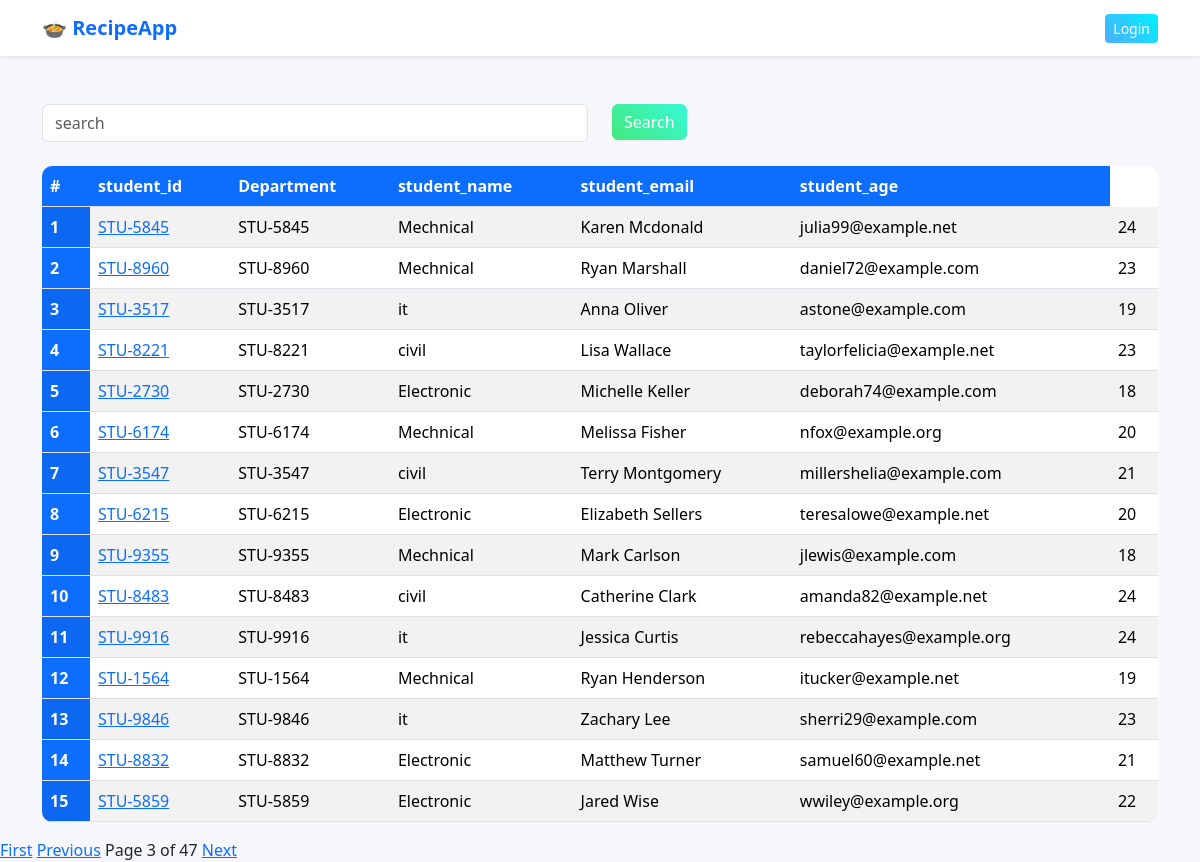
Screenshot of /students/?page=3 with the database file from the repository.
### vege/models.py (models this page shows, shortened)
class Student(models.Model):
    department=models.ForeignKey(
        Department,
        related_name="students",
        on_delete=models.CASCADE )
    student_id=models.CharField(max_length=100)
    student_name=models.CharField(max_length=100)
    student_email=models.EmailField()
    student_age=models.IntegerField(default=18)
    student_address=models.TextField()
    is_deleted=models.BooleanField(default=False)
    objects=StudentManager()
    admin_objects=models.Manager()

class Department(models.Model):
    department=models.CharField(max_length=100)
    class Meta:
        ordering=['department']

### vege/views.py (the view, shortened to what this page needs)
# urls.py: path('students/', get_students, name="successs_page"),
def get_students(request):
    queryset=Student.objects.all()
    paginator = Paginator(queryset,15)
    page_number = request.GET.get('page')  # URL se page number
    if page_number is None:
        page_number=1
    page_obj = paginator.get_page(page_number)
    return render(request,'report/students.html', {'page_obj':page_obj})

### vege/models.py (called while the page is built)
    def get_queryset(self):
        return super().get_queryset().filter(is_deleted=False)

### vege/templates/report/students.html
{% extends "base.html" %}
{% block start %}
<div class="container mt-5">
   <form class="mb-4">
    <div class="row">
    <div class="col-md-6">
        <input class="form-control" name="search" placeholder="search">
    </div>
    <div class="col-md-6">
        <button class="btn btn-success">Search</button>
    </div>
    </div>
    </form>
<table class="table table-striped">
  <thead>
    <tr>
      <th scope="col">#</th>
      <th scope="col">student_id</th>
      <th scope="col">Department</th>
      <th scope="col">student_name</th>
      <th scope="col">student_email</th>
      <th scope="col">student_age</th>
    </tr>
  </thead>
  <tbody>
    {% for student in page_obj %}
    <tr>
      <th scope="row">{{ forloop.counter }}</th>
      <td>
       <a href="{% url 'see_marks' student.student_id %}">
         {{student.student_id}}
       </a>
      </td>
      <td>{{student.student_id}}</td>
      <td>{{student.department.department}}</td>
      <td>{{student.student_name}}</td>
      <td>{{student.student_email}}</td>
      <td>{{student.student_age}}</td>
    </tr>
 {% endfor %}
 </tbody>
 </table>
</div>
<div class="mt-3">
    {% if page_obj.has_previous %}
        <a href="?page=1">First</a>
        <a href="?page={{ page_obj.previous_page_number }}">Previous</a>
    {% endif %}
    <span>
        Page {{ page_obj.number }} of {{ page_obj.paginator.num_pages }}
    </span>
    {% if page_obj.has_next %}
        <a href="?page={{ page_obj.next_page_number }}">Next</a>
    {% endif %}
</div>
{% endblock %}

### vege/static/css/style.css (style rules this page uses)
body { background-color: pink; }
body { background-color: #f5f7fb; font-family: 'Segoe UI', sans-serif; }
.btn-success { background: linear-gradient(45deg, #43e97b, #38f9d7); border: none; }
.table { background: white; border-radius: 10px; overflow: hidden; }
.table th { background-color: #0d6efd; color: white; }

### rows the page displays
Student: student_id "STU-5845", department.department "Mechnical", student_name "Karen Mcdonald", student_email "julia99@example.net", student_age "24"
Student: student_id "STU-8960", department.department "Mechnical", student_name "Ryan Marshall", student_email "daniel72@example.com", student_age "23"
Student: student_id "STU-3517", department.department "it", student_name "Anna Oliver", student_email "astone@example.com", student_age "19"
Student: student_id "STU-8221", department.department "civil", student_name "Lisa Wallace", student_email "taylorfelicia@example.net", student_age "23"
Student: student_id "STU-2730", department.department "Electronic", student_name "Michelle Keller", student_email "deborah74@example.com", student_age "18"
Student: student_id "STU-6174", department.department "Mechnical", student_name "Melissa Fisher", student_email "nfox@example.org", student_age "20"
Student: student_id "STU-3547", department.department "civil", student_name "Terry Montgomery", student_email "millershelia@example.com", student_age "21"
Student: student_id "STU-6215", department.department "Electronic", student_name "Elizabeth Sellers", student_email "teresalowe@example.net", student_age "20"
Student: student_id "STU-9355", department.department "Mechnical", student_name "Mark Carlson", student_email "jlewis@example.com", student_age "18"
Student: student_id "STU-8483", department.department "civil", student_name "Catherine Clark", student_email "amanda82@example.net", student_age "24"
Student: student_id "STU-9916", department.department "it", student_name "Jessica Curtis", student_email "rebeccahayes@example.org", student_age "24"
Student: student_id "STU-1564", department.department "Mechnical", student_name "Ryan Henderson", student_email "itucker@example.net", student_age "19"
Student: student_id "STU-9846", department.department "it", student_name "Zachary Lee", student_email "sherri29@example.com", student_age "23"
Student: student_id "STU-8832", department.department "Electronic", student_name "Matthew Turner", student_email "samuel60@example.net", student_age "21"
Student: student_id "STU-5859", department.department "Electronic", student_name "Jared Wise", student_email "wwiley@example.org", student_age "22"

### other values shown
{{ page_obj.number }} "3"
{{ page_obj.paginator.num_pages }} "47"
